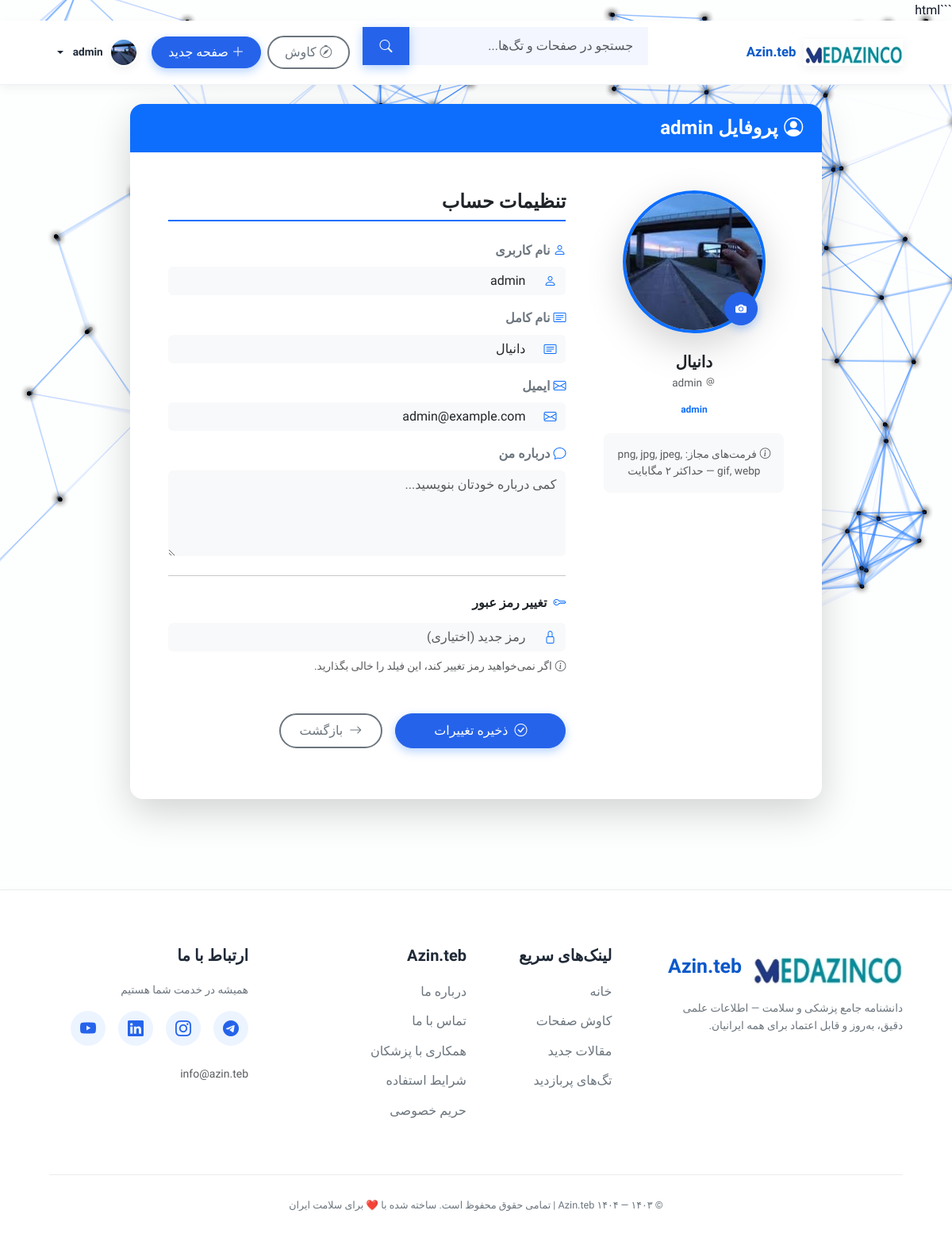
The app's page /profile (signed in) with its own data.
### app/models.py (models this page shows, shortened)
class User(db.Model, UserMixin):
    __tablename__ = 'user'
    id = db.Column(db.Integer, primary_key=True)
    username = db.Column(db.String(150), unique=True, nullable=False)
    email = db.Column(db.String(150), unique=True, nullable=False)
    password = db.Column(db.String(200), nullable=False)
    full_name = db.Column(db.String(150))
    bio = db.Column(db.Text)
    role = db.Column(db.String(50), default='user')
    avatar = db.Column(db.String(200), default='default_avatar.png')
    created_at = db.Column(db.DateTime, default=datetime.utcnow)
    comments = relationship('Comment', back_populates='user', cascade='all, delete-orphan')

### app/blueprints/auth/routes.py (the view, shortened to what this page needs)
@auth_bp.route('/profile', methods=['GET', 'POST'], endpoint='profile')
@login_required
def profile():
    if request.method == 'GET':
        return render_template('profile.html', user=current_user)

### app/templates/profile.html (shortened to what this page needs)
{% extends "base.html" %}
{% block content %}
<div class="container py-4">
  <div class="row justify-content-center">
    <div class="col-lg-10">
      <div class="card border-0 shadow-lg rounded-4 overflow-hidden" data-aos="fade-up">
        <div class="card-header bg-primary text-white py-3 px-4 border-0">
          <h4 class="mb-0 fw-bold"><i class="bi bi-person-circle me-2"></i>پروفایل {{ user.username }}</h4>
        </div>
        <div class="card-body p-4 p-xl-5">
          <div class="row g-5">
            <div class="col-md-4 text-center">
              <div class="position-relative d-inline-block">
                <div class="avatar-wrapper position-relative">
                  <img id="avatar-preview"
                       src="{{ url_for('wiki.uploaded_file', filename=user.avatar) if user.avatar else url_for('static', filename='images/default_avatar.png') }}?v={{ range(1000000000, 9999999999) | random }}"
                       class="rounded-circle border border-4 border-primary shadow-lg"
                       style="width: 180px; height: 180px; object-fit: cover;"
                       alt="آواتار {{ user.username }}">
                  <label for="avatarInput"
                         class="btn btn-primary btn-sm rounded-circle position-absolute p-2 hover-scale"
                         style="bottom: 10px; right: 10px; width: 42px; height: 42px; display: flex; align-items: center; justify-content: center;">
                    <i class="bi bi-camera-fill"></i>
                  </label>
                </div>
              </div>
              <h5 class="mt-4 mb-1 fw-bold">{{ user.full_name or user.username }}</h5>
              <div class="text-muted small mb-2">
                <i class="bi bi-at me-1"></i>{{ user.username }}
              </div>
              {% if user.role %}
                <span class="badge bg-primary-soft text-primary px-3 py-2 rounded-pill">{{ user.role }}</span>
              {% endif %}
              <div class="small text-muted mt-3 bg-light p-3 rounded-3">
                <i class="bi bi-info-circle me-1"></i>فرمت‌های مجاز: png, jpg, jpeg, gif, webp — حداکثر ۲ مگابایت
              </div>
            </div>
            <div class="col-md-8">
              <h4 class="fw-bold mb-4 pb-2 border-bottom border-2 border-primary">تنظیمات حساب</h4>
              <form id="profileForm" method="POST" action="{{ url_for('auth.profile') }}" enctype="multipart/form-data" novalidate>
                <div class="mb-3">
                  <label class="form-label fw-semibold text-secondary"><i class="bi bi-person me-1 text-primary"></i>نام کاربری</label>
                  <div class="input-group">
                    <span class="input-group-text bg-light border-0"><i class="bi bi-person text-primary"></i></span>
                    <input class="form-control bg-light border-0" value="{{ user.username }}" disabled>
                  </div>
                </div>
                <div class="mb-3">
                  <label class="form-label fw-semibold text-secondary"><i class="bi bi-card-text me-1 text-primary"></i>نام کامل</label>
                  <div class="input-group">
                    <span class="input-group-text bg-light border-0"><i class="bi bi-card-text text-primary"></i></span>
                    <input class="form-control bg-light border-0" name="full_name" placeholder="مثلاً علی رضایی" value="{{ user.full_name or '' }}">
                  </div>
                </div>
                <div class="mb-3">
                  <label class="form-label fw-semibold text-secondary"><i class="bi bi-envelope me-1 text-primary"></i>ایمیل</label>
                  <div class="input-group">
                    <span class="input-group-text bg-light border-0"><i class="bi bi-envelope text-primary"></i></span>
                    <input class="form-control bg-light border-0" value="{{ user.email }}" disabled>
                  </div>
                </div>
                <div class="mb-3">
                  <label class="form-label fw-semibold text-secondary"><i class="bi bi-chat me-1 text-primary"></i>درباره من</label>
                  <textarea class="form-control bg-light border-0" name="bio" rows="4" placeholder="کمی درباره خودتان بنویسید...">{{ user.bio or '' }}</textarea>
                </div>
                <hr class="my-4">
                <h6 class="fw-bold mb-3"><i class="bi bi-key me-2 text-primary"></i>تغییر رمز عبور</h6>
                <div class="mb-3">
                  <div class="input-group">
                    <span class="input-group-text bg-light border-0"><i class="bi bi-lock text-primary"></i></span>
                    <input type="password" class="form-control bg-light border-0" name="password" placeholder="رمز جدید (اختیاری)">
                  </div>
                  <div class="form-text text-muted small mt-2">
                    <i class="bi bi-info-circle me-1"></i>اگر نمی‌خواهید رمز تغییر کند، این فیلد را خالی بگذارید.
                  </div>
                </div>
                <div class="d-flex flex-wrap gap-3 mt-5">
                  <button type="submit" class="btn btn-primary rounded-pill px-5 py-2 hover-scale">
                    <i class="bi bi-check-circle me-2"></i>ذخیره تغییرات
                  </button>
                  <a href="{{ url_for('wiki.index') }}" class="btn btn-outline-secondary rounded-pill px-4 py-2 hover-scale">
                    <i class="bi bi-arrow-right me-2"></i>بازگشت
                  </a>
                </div>
              </form>
            </div>
          </div>
        </div>
      </div>
    </div>
  </div>
</div>
{% endblock %}

### app/templates/base.html (shortened to what this page needs)
<!doctype html>
<html lang="fa" dir="rtl">
<head>
  <link href="https://cdn.jsdelivr.net/npm/bootstrap@5.3.2/dist/css/bootstrap.rtl.min.css" rel="stylesheet">
  <link href="https://cdn.jsdelivr.net/npm/bootstrap-icons@1.11.1/font/bootstrap-icons.css" rel="stylesheet">
  <link href="https://unpkg.com/aos@2.3.1/dist/aos.css" rel="stylesheet">
  <link rel="stylesheet" href="{{ url_for('static', filename='css/circular-text.css') }}">
  <link rel="stylesheet" href="{{ url_for('static', filename='css/theme.css') }}">
</head>
<body>
  {% macro safe_url_for(endpoint, filename=None) %}
    {% if endpoint_exists(endpoint) %}
      {{ url_for(endpoint, filename=filename) }}
    {% elif endpoint == 'auth.uploads_file' and filename %}
      /uploads/{{ filename }}
    {% else %}
      #
    {% endif %}
  {% endmacro %}
  {% set home_url = url_for('wiki.index') if endpoint_exists('wiki.index') else '/' %}
  {% set discover_url = url_for('wiki.discover') if endpoint_exists('wiki.discover') else url_for('wiki.index') %}
  {% set edit_url = url_for('wiki.edit_page', page_slug='new') if endpoint_exists('wiki.edit_page') else '/edit/new' %}
  {% set login_url = url_for('auth.login') if endpoint_exists('auth.login') else '/login' %}
  {% set profile_url = url_for('auth.profile') if endpoint_exists('auth.profile') else '/profile' %}
  {% set admin_users_url = url_for('admin.admin_users') if endpoint_exists('admin.admin_users') else None %}
  <header class="site-header" data-aos="fade-down">
    <div class="container d-flex align-items-center justify-content-between py-2">
      <a class="brand" href="{{ home_url }}">
        <img src="{{ url_for('static', filename='logo.png') }}" alt="Azin.teb" class="logo"
             onerror="this.onerror=null; this.src='{{ url_for('static', filename='default_avatar.png') }}'">
        <span>Azin.teb</span>
      </a>
      <form id="global-search" class="d-flex ms-auto me-3" action="{{ discover_url }}" method="GET" role="search">
        <div class="input-group search-wrap">
          <input name="q" value="{{ request.args.get('q','') }}" class="form-control search-input" placeholder="جستجو در صفحات و تگ‌ها..." aria-label="جستجو">
          <button class="btn btn-primary" type="submit" aria-label="جستجو"><i class="bi bi-search"></i></button>
        </div>
      </form>
      <nav class="d-flex gap-2 align-items-center">
        {% if endpoint_exists('wiki.discover') %}
          <a class="btn btn-outline-secondary" href="{{ discover_url }}"><i class="bi bi-compass me-1"></i>کاوش</a>
        {% else %}
          <a class="btn btn-outline-secondary" href="{{ url_for('wiki.index') }}"><i class="bi bi-search me-1"></i>کاوش</a>
        {% endif %}
        {% if current_user.is_authenticated %}
          <a class="btn btn-primary" href="{{ edit_url }}"><i class="bi bi-plus-lg me-1"></i>صفحه جدید</a>
          <div class="dropdown">
            <a class="dropdown-toggle" href="#" data-bs-toggle="dropdown" aria-expanded="false">
              {% set avatar_path = current_user.avatar if current_user.avatar else 'default_avatar.png' %}
              <img src="{{ safe_url_for('auth.uploads_file', filename=avatar_path) }}"
                   class="avatar-sm" alt="avatar"
                   onerror="this.onerror=null; this.src='{{ url_for('static', filename='default_avatar.png') }}'">
              <span class="small fw-semibold">{{ current_user.username }}</span>
            </a>
          </div>
        {% else %}
          <a class="btn btn-outline-primary" href="{{ login_url }}"><i class="bi bi-box-arrow-in-right me-1"></i>ورود</a>
        {% endif %}
      </nav>
    </div>
  </header>
  <main class="container mt-0 pt-0">
    {% block content %}{% endblock %}
  </main>
  <footer class="site-footer">
    <div class="container">
      <div class="row gy-5">
        <div class="col-lg-4 col-md-6">
          <a href="{{ home_url }}" class="footer-brand">
            <img src="{{ url_for('static', filename='logo.png') }}" alt="Azin.teb">
            Azin.teb
          </a>
          <p class="mt-3 small" style="max-width: 290px;">
            دانشنامه جامع پزشکی و سلامت — اطلاعات علمی دقیق، به‌روز و قابل اعتماد برای همه ایرانیان.
          </p>
        </div>
        <div class="col-lg-2 col-md-6">
          <h5 class="footer-title">لینک‌های سریع</h5>
          <ul class="footer-links">
            <li><a href="{{ home_url }}">خانه</a></li>
            <li><a href="{{ discover_url }}">کاوش صفحات</a></li>
            <li><a href="#">مقالات جدید</a></li>
            <li><a href="#">تگ‌های پربازدید</a></li>
          </ul>
        </div>
        <div class="col-lg-3 col-md-6">
          <h5 class="footer-title">Azin.teb</h5>
          <ul class="footer-links">
            <li><a href="#">درباره ما</a></li>
            <li><a href="#">تماس با ما</a></li>
            <li><a href="#">همکاری با پزشکان</a></li>
            <li><a href="#">شرایط استفاده</a></li>
            <li><a href="#">حریم خصوصی</a></li>
          </ul>
        </div>
        <div class="col-lg-3 col-md-6">
          <h5 class="footer-title">ارتباط با ما</h5>
          <p class="small mb-3">همیشه در خدمت شما هستیم</p>
          <div class="social-icons mb-4">
            <a href="#" target="_blank" title="تلگرام"><i class="bi bi-telegram"></i></a>
            <a href="#" target="_blank" title="اینستاگرام"><i class="bi bi-instagram"></i></a>
            <a href="#" target="_blank" title="لینکدین"><i class="bi bi-linkedin"></i></a>
            <a href="#" target="_blank" title="یوتیوب"><i class="bi bi-youtube"></i></a>
          </div>
          <small class="text-muted">info@azin.teb</small>
        </div>
      </div>
      <div class="footer-bottom text-center">
        <small>
          © ۱۴۰۳ — ۱۴۰۴ Azin.teb | تمامی حقوق محفوظ است.
          ساخته شده با ❤️ برای سلامت ایران
        </small>
      </div>
    </div>
  </footer>
</body>
</html>

### records on screen
User: avatar (picture), username "admin", full_name "دانیال", role "admin", email "admin@example.com"
